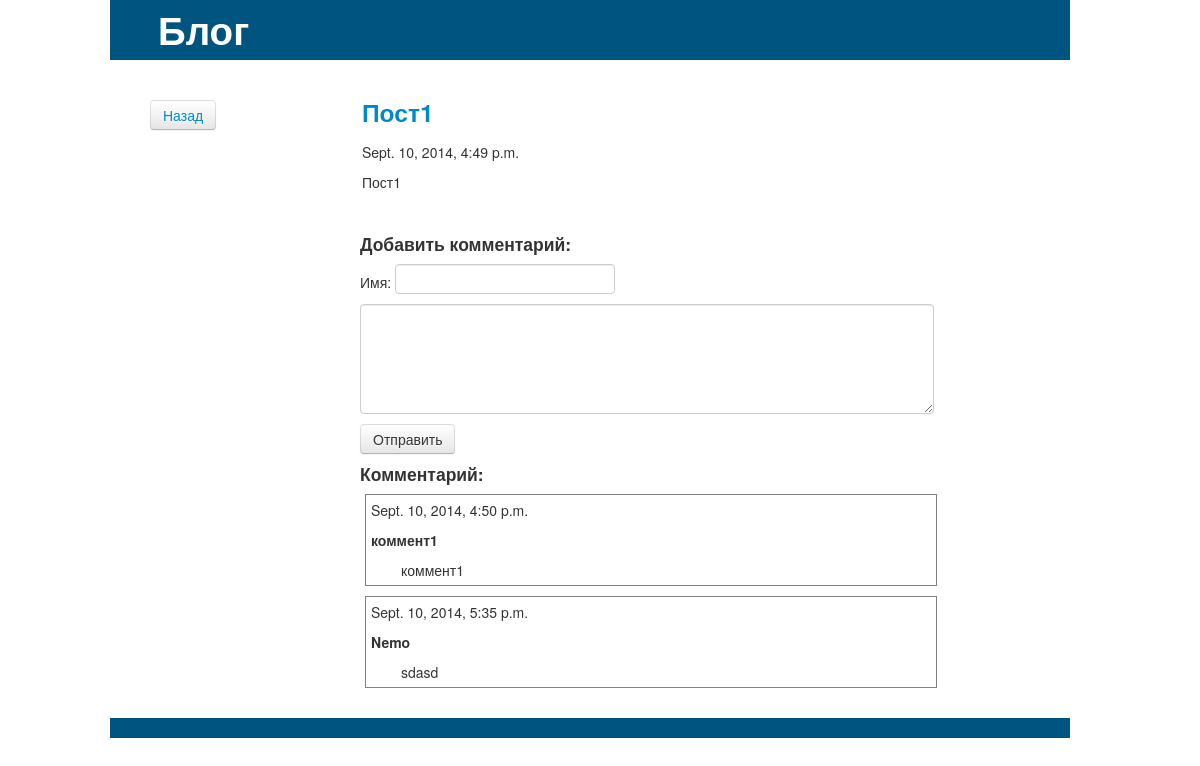
Page /blog/1/ on the committed database.
### blog/models.py (models this page shows, shortened)
class Post(models.Model):
    title = models.CharField(max_length=60)
    text = models.TextField()
    pub_date = models.DateTimeField('date published')

class Comment(models.Model):
    post = models.ForeignKey(Post)
    comment_author = models.CharField(max_length=60)
    text = models.TextField()
    pub_date = models.DateTimeField(auto_now_add=True)

### blog/views.py (the view)
# urls.py: url(r'^(?P<post_id>\d+)/$', views.detail, name='detail'),
def detail(request, post_id):
    try:
        post = Post.objects.get(pk=post_id)
    	comment_list = Comment.objects.filter(post=post)
    	return_path  = request.META.get('HTTP_REFERER','/')
    except Post.DoesNotExist:
        raise Http404
    return render(request, 'blog/detail.html', {
    	'post': post,
    	'comment_list': comment_list,
    	'comment_form': CommentForm,
    	'returner':return_path
    	})

### blog/templates/blog/detail.html (shortened to what this page needs)
<!DOCTYPE html>
<html>
    <head>
        {% load staticfiles %}
        <link href="{% static 'blog/bootstrap/css/bootstrap.min.css' %}" rel="stylesheet" media="screen">
        <link href="{% static 'blog/style/style.css' %}" rel="stylesheet" media="screen">
    </head>
    <body>
        <div class="container">
            <div class="row" id="header">
                <h1>
                    <div id="title">Блог</div>
                </h1>
            </div>
            <div class="row" id="content">
                <div class="span3 sidebar">
                    <div class="sidebar_nav">
                        <div id="fixed">
                            <button class="btn" onclick="history.back(-1)">
                                <a>Назад</a>
                            </button>
                        </div>
                    </div>
                </div>
                <div class="span9">
                    <div class="row posts">
                        <div class="span7">
                            <div class="row posts">
                                <h3>
                                <a href="{% url 'blog:detail' post.id %}">{{ post.title }}</a>
                                </h3>
                                <p>{{ post.pub_date }}</p>
                                <p>{{ post.text}}</p>
                            </div>
                        </div>
                    </div>
                    <h4>Добавить комментарий:</h4>
                    <form action="{% url 'blog:add_comment' post.id %}" method="post">
                    <div class="input-group">
                      Имя: {{ comment_form.comment_author }}
                    </div>
                    <div class="input-group">
                        {{ comment_form.text }}
                    </div>
                    <button type="submit" class="btn">Отправить</button>
                    {% if comment_list %}
                        <h4>Комментарий:</h4>
                        {% for comment in comment_list %}
                            <ul>
                                <div class="row" id="comment">
                                    <div class="comment">
                                        <div class="time">{{ comment.pub_date }}</div>
                                        <h5><div class="title">{{ comment.comment_author }}</div></h5>
                                        <div class="text">{{ comment.text }}</div>
                                    </div>
                            </ul>
                        {% endfor %}
                    {% endif %}
                </div>
            </div>
            <div class="row" id="footer">
                <div class="span12"></div>
            </div>
        </div>
    </body>
</html>

### blog/static/blog/style/style.css (style rules this page uses)
#header { background: #005580; height: 60px; }
#footer { background: #005580; color: #fff; height: 20px; margin-top: 10px; }
#title { margin-left: 5%; color: #fff; }
#id_text { width: 560px; height: 100px; }
#comment { border: 1px solid grey; width: 570px; }
.sidebar { margin: 0; padding: 5px; }
.posts { border: 1px solid #fff; padding: 10px; text-align: justify; }
.comment { margin-left: 5px; margin-top: 5px; margin-bottom: 5px; }
.text { margin-left: 30px; }
.sidebar_nav { margin-left: 5px; margin-top: 5px; padding: 30px; }

### rows in the picture
Post: title "Пост1", pub_date "Sept. 10, 2014, 4:49 p.m.", text "Пост1"
Comment: pub_date "Sept. 10, 2014, 4:50 p.m.", comment_author "коммент1", text "коммент1"
Comment: pub_date "Sept. 10, 2014, 5:35 p.m.", comment_author "Nemo", text "sdasd"
